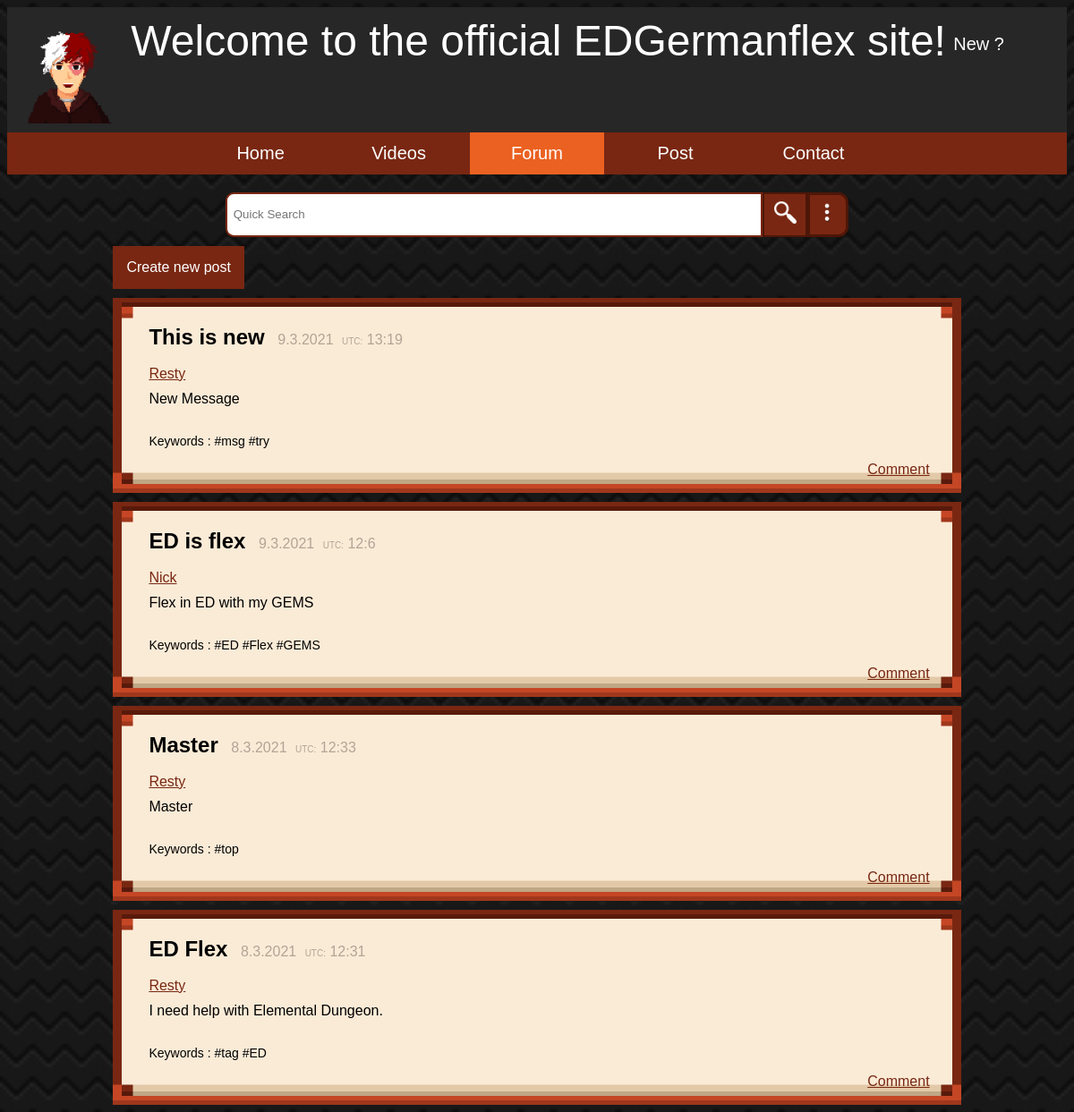
Screenshot of /team/nick/forum/ with the database file from the repository.
### team/models.py (models this page shows, shortened)
class forum(models.Model):
    user = models.CharField(max_length=255, default=' ')
    title = models.CharField(max_length=100, unique=False, blank=False, default='')
    message = models.CharField(max_length=255)
    tags = models.CharField(max_length=255)
    created_at = models.DateTimeField(auto_now_add=True)
    like = models.ManyToManyField(User, related_name='like')
    dislike = models.ManyToManyField(User, related_name='dislike')

### team/views.py (the view)
# urls.py: path('nick/forum/', views.forum_view, name='forums'),
def forum_view(request):
    data = forum.objects.all().order_by('-created_at')
    form = addforum()
    if request.method == 'POST':
        form = addforum(request.POST)
        if form.is_valid():
            instance = form.save(commit=False)
            instance.user = request.user.username
            instance.save()
    return render(request, 'nick/forum.html', {'message': data, 'form': form})

### team/forms.py
class addforum(forms.ModelForm):
    class Meta:
        model = forum
        fields = ['title', 'message', 'tags']
        widgets = {
            'title': forms.TextInput(attrs={'id': 'createTopic'}),
            'message': forms.Textarea(attrs={'id': 'createDesc'}),
            'tags': forms.TextInput(attrs={'id': 'keywords'})
        }

### team/templatetags/hashtag.py (called while the page is built)
@register.simple_tag()
def check(tags):
    try:
        tag = tags.split(' ')
        new_tag = ' '
        for singletag in tag:
            if singletag.startswith('#'):
                new_tag = f'{new_tag} {singletag}'
            else:
                new_tag = f'{new_tag} #{singletag}'
        return new_tag
    except:
        if tags.startswith('#'):
            return (tags)
        else:
            x = f'#{tags}'
            return x

### templates/nick/forum.html (shortened to what this page needs)
{% load static %}
{% load hashtag %}
<!DOCTYPE html>
<html>
    <head>
        <link rel="stylesheet" href={% static 'css/nick/holy-cascade.css' %}>
    </head>
    <body>
    <div id="topBanner">
        <div>
            <label>Welcome to the official EDGermanflex site!</label>
            <img src={% static 'img/nick/logo.png' %} style="width: 120px; height: 120px; float: left; padding-left: 10px;">
            {% if request.user.is_authenticated %}
                <div id="dropdown"  style="float: right; margin-right: 70px; margin-top: 20px">
                    <label onclick="ddMenu()">{{ request.user.username }}</label>
                    <div  id="dropdown-content">
                        <a href='/team/nick/forum/profile?user={{ request.user.username }}' style="float: left;">Profile</a>
                        <a href="/team/nick/logout" style="float: left;">Logout</a>
                    </div>
                </div>
            {% else %}
                <div id="dropdown"  style="float: right; margin-right: 70px; margin-top: 20px">
                    <label onclick="ddMenu()">New ?</label>
                </div>
            {% endif %}
        </div>
    </div>
    <div id="scroll">
        <button class="buttonTop" onClick="window.location='/team/nick/';">Home</button>
        <button class="buttonTop" onClick="window.location='/team/nick/videos';">Videos</button>
        <button class="buttonTop" style="background-color:  rgb(235, 97, 33);" onClick="window.location='/team/nick/forum';">Forum</button>
        <button class="buttonTop" onClick="window.location='/team/nick/posts';">Post</button>
        <button class="buttonTop" onClick="window.location='/team/nick/contact';">Contact</button>
    </div>
    <form action="/team/nick/forum/search" method="get">
        <div id="search">
            <input type="search" name="searching" id="searchBar" placeholder="Quick Search">
            <button id="searchButton"><img src={% static 'img/nick/search.png' %} style="width: 25px; height: 25px;"> </button>
            <div id='filter' onclick='filterSearch()'><img src={% static 'img/nick/3dots.png' %} style="width: 40px; height: 40px;"></div>
        </div>
    </form>
            <button onclick="location.href='/team/nick/forum/create';" id='buttonNewPost'>Create new post</button>
            {% for data in message %}
                <div class="post">
                <label style="font-size: 24px; padding: 10px; color: rgb(0,0,0);"><b>{{ data.title }}</b></label>
                <label id='date' style="color: rgb(179, 163, 149);">{{ data.created_at.day }}.{{ data.created_at.month }}.{{ data.created_at.year }}</label>
                <label style="font-size: 10px;color: rgb(179, 163, 149); padding-left: 5px;">UTC:</label>
                <label id='time' style="color: rgb(179, 163, 149);">{{ data.created_at.hour}}:{{ data.created_at.minute }}</label><br><br>
                <a href='/team/nick/forum/profile?user={{ data.user }}' style="float: none; padding: 10px;">{{ data.user }}</a>
                <span>{{ data.message }}</span>
                <span id="tags">Keywords :  {% check data.tags %}</span>
                <div style="padding-right: 20px; padding: 5px;"><a href="/team/nick/forum/message/?user={{ data.user }}&title={{ data.title }}">Comment</a></div>
                </div>
            {% endfor %}
    </body>
</html>

### team/static/css/nick/holy-cascade.css (style rules this page uses)
#filter { background-color: rgb(121, 39, 18); border: none; border:rgb(77, 22, 8) solid; border-width: .2em; border-radius: 0 .7em .7em 0; }
#buttonNewPost { background-color: rgb(121, 39, 18); border: none; padding: 15px; margin-top: 10px; margin-left: 10%; font-size: 16px; text-decoration: none; color: white; cursor: pointer; }
body { background-image: url("../../img/nick/patterndark.png"); background-size: 2000px; background-repeat: inherit; font-family: 'Gill Sans', 'Gill Sans MT', Calibri, 'Trebuchet MS', sans-serif; }
span { display: block; word-wrap: break-word; font-size: 16px; padding: 10px; }
a { float: right; color: rgb(121, 39, 18); }
#dropdown { font-size: 20px; margin-right: 20px; position: relative; display: inline-block; }
#search { display: flex; justify-content: center; margin-top: 20px; }
#searchBar { border:rgb(121, 39, 18) solid; border-width: .2em; border-radius: .7em 0 0 .7em; padding: .2em .2em .2em .5em; width: 600px; height: 50px; }
#searchButton { border:rgb(77, 22, 8) solid; border-width: .2em; background-color: rgb(121, 39, 18); color:white; font-weight:bold; padding-bottom: .2em; width: 50px; }
.post { background-color:#faebd7; border: 30px solid transparent; border-image: url('../../img/nick/darkthiccborder.png') 20% round; margin-left: 10%; margin-right: 10%; margin-top: 10px; width: auto; height: max-content; }
.buttonTop { padding: 1%; width: 150px; background-color:rgb(121, 39, 18); border:0px; color: white; font-size: 20px; }
#scroll { text-align: center; background-color: rgb(121, 39, 18); }
#topBanner { float: left; color: rgb(255, 255, 255); text-align: center; width: 100%; padding-bottom: 10px; padding-top: 10px; background-color: rgb(39, 39, 39); font-size: 48px; }
#tags { margin-top: 10px; font-size: 14px; }

### rows the page displays
forum: title "This is new", created_at.day "9", created_at.month "3", created_at.year "2021", created_at.hour "13", created_at.minute "19", user "Resty", message "New Message", tags "#msg #try"
forum: title "ED is flex", created_at.day "9", created_at.month "3", created_at.year "2021", created_at.hour "12", created_at.minute "6", user "Nick", message "Flex in ED with my GEMS", tags "#ED #Flex #GEMS"
forum: title "Master", created_at.day "8", created_at.month "3", created_at.year "2021", created_at.hour "12", created_at.minute "33", user "Resty", message "Master", tags "#top"
forum: title "ED Flex", created_at.day "8", created_at.month "3", created_at.year "2021", created_at.hour "12", created_at.minute "31", user "Resty", message "I need help with Elemental Dungeon.", tags "#tag #ED"
